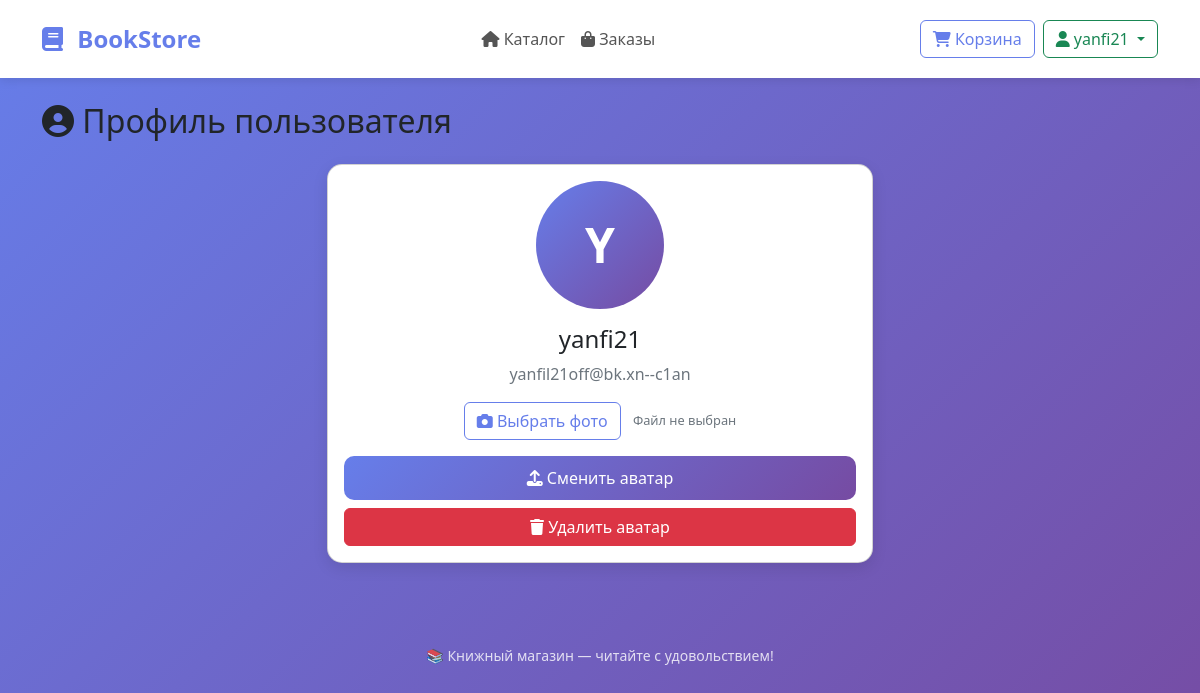
Screenshot of /profile (signed in) with the database file from the repository.
### tables this page shows
CREATE TABLE users (
        id INTEGER PRIMARY KEY AUTOINCREMENT,
        username TEXT UNIQUE NOT NULL,
        email TEXT UNIQUE NOT NULL,
        password TEXT NOT NULL,
        is_admin INTEGER DEFAULT 0,
        created_at TEXT DEFAULT CURRENT_TIMESTAMP,
        avatar TEXT
    );

### app.py (the view, shortened to what this page needs)
@app.route('/profile', methods=['GET', 'POST'])
@login_required
def profile():
    conn = sqlite3.connect('bookstore.db')
    c = conn.cursor()
    user = c.execute("SELECT username, email, avatar FROM users WHERE id = ?", (session['user_id'],)).fetchone()
    conn.close()
    return render_template('profile.html', user={
        'username': user[0], 'email': user[1], 'avatar': user[2]
    })

### app.py (called while the page is built)
@app.context_processor
def utility_processor():
    def get_cart_count():
        if 'user_id' not in session:
            return 0
        conn = sqlite3.connect('bookstore.db')
        c = conn.cursor()
        result = c.execute("SELECT SUM(quantity) FROM cart WHERE user_id = ?", (session['user_id'],)).fetchone()
        conn.close()
        return result[0] or 0
    return dict(cart_count=get_cart_count())

def login_required(f):
    @wraps(f)
    def decorated_function(*args, **kwargs):
        if 'user_id' not in session:
            flash('Пожалуйста, войдите в систему', 'warning')
            return redirect(url_for('login'))
        return f(*args, **kwargs)
    return decorated_function

### templates/profile.html (shortened to what this page needs)
{% extends "base.html" %}
{% block content %}
<h2 class="mb-4"><i class="fas fa-user-circle"></i> Профиль пользователя</h2>
<div class="row">
    <div class="col-md-6 mx-auto">
        <div class="card">
            <div class="card-body text-center">
                <div class="avatar-container mb-3">
                    {% if user.avatar %}
                        <img src="{{ user.avatar }}" style="width: 128px; height: 128px; border-radius: 50%; object-fit: cover; border: 3px solid #667eea;">
                    {% else %}
                        <div style="width: 128px; height: 128px; border-radius: 50%; background: linear-gradient(135deg, #667eea, #764ba2); display: flex; align-items: center; justify-content: center; margin: 0 auto; color: white; font-weight: bold; font-size: 48px;">
                            {{ user.username[0].upper() if user.username else 'U' }}
                        </div>
                    {% endif %}
                    <h4 class="mt-3">{{ user.username }}</h4>
                    <p class="text-muted">{{ user.email }}</p>
                </div>
                <form method="POST" enctype="multipart/form-data">
                    <div class="mb-3">
                        <label for="avatar-input" class="btn btn-outline-primary">
                            <i class="fas fa-camera"></i> Выбрать фото
                        </label>
                        <span class="ms-2 text-muted" style="font-size: 0.8rem;">Файл не выбран</span>
                    </div>
                    <button type="submit" class="btn btn-primary w-100">
                        <i class="fas fa-upload"></i> Сменить аватар
                    </button>
                </form>
                <form method="POST" class="mt-2">
                    <button type="submit" class="btn btn-danger w-100" onclick="return confirm('Удалить аватар?')">
                        <i class="fas fa-trash"></i> Удалить аватар
                    </button>
                </form>
            </div>
        </div>
    </div>
</div>
{% endblock %}

### templates/base.html (shortened to what this page needs)
<!DOCTYPE html>
<html lang="ru">
<head>
    <link href="https://cdn.jsdelivr.net/npm/bootstrap@5.2.3/dist/css/bootstrap.min.css" rel="stylesheet">
    <link rel="stylesheet" href="https://cdnjs.cloudflare.com/ajax/libs/font-awesome/6.4.0/css/all.min.css">
</head>
<body>
    <nav class="navbar navbar-expand-lg">
        <div class="container">
            <a class="navbar-brand" href="/">
                <i class="fas fa-book"></i> BookStore
            </a>
            <div class="collapse navbar-collapse" id="navbarNav">
                <ul class="navbar-nav mx-auto">
                    <li class="nav-item">
                        <a class="nav-link" href="/"><i class="fas fa-home"></i> Каталог</a>
                    </li>
                    <li class="nav-item">
                        <a class="nav-link" href="/orders"><i class="fas fa-shopping-bag"></i> Заказы</a>
                    </li>
                </ul>
                <div class="d-flex gap-2">
                    <a href="/cart" class="btn btn-outline-primary">
                        <i class="fas fa-shopping-cart"></i> Корзина
                    </a>
                    <div class="dropdown">
                        <button class="btn btn-outline-success dropdown-toggle" data-bs-toggle="dropdown">
                            <i class="fas fa-user"></i> {{ session.username }}
                        </button>
                    </div>
                </div>
            </div>
        </div>
    </nav>
    <main class="container mt-4">
        {% block content %}{% endblock %}
    </main>
    <footer>
        <small>📚 Книжный магазин — читайте с удовольствием!</small>
    </footer>
</body>
</html>

### templates/base.html (style rules this page uses)
body { background: linear-gradient(135deg, #667eea 0%, #764ba2 100%); min-height: 100vh; font-family: 'Segoe UI', Tahoma, Geneva, Verdana, sans-serif; }
.navbar { background: white; box-shadow: 0 2px 10px rgba(0,0,0,0.1); padding: 1rem 0; }
.navbar-brand { font-weight: bold; font-size: 1.5rem; color: #667eea !important; }
.navbar-brand i { margin-right: 8px; }
.nav-link { color: #555 !important; font-weight: 500; }
.card { border-radius: 15px; box-shadow: 0 5px 15px rgba(0,0,0,0.1); transition: transform 0.3s; }
.btn-primary { background: linear-gradient(135deg, #667eea 0%, #764ba2 100%); border: none; border-radius: 10px; padding: 10px 20px; }
.btn-outline-primary { border-color: #667eea; color: #667eea; }
footer { text-align: center; padding: 2rem; color: white; margin-top: 3rem; }
footer small { opacity: 0.8; }

### rows the page displays
users: username "yanfi21", username "Y", email "yanfil21off@bk.xn--c1an"
